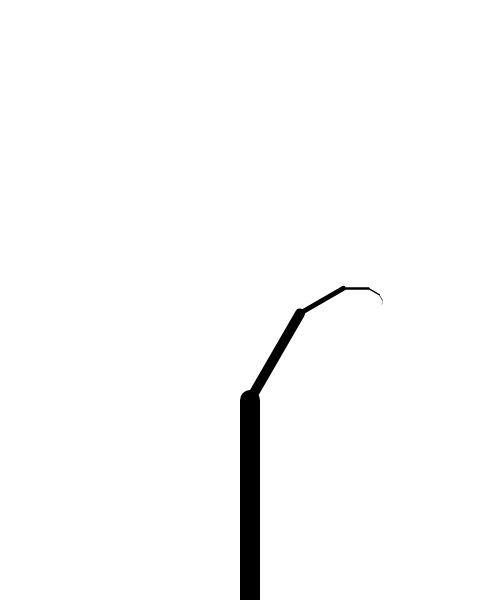
Frame 1 (no input)
Frame 2 (the mouse pressed at the canvas centre, redrawn once): identical to frame 1, image omitted

The p5.js sketch that drew this single still picture (run headless with seeded random() and noise() and a simulated clock; the mouse was pressed at the canvas centre and the sketch redrawn once):

// p5.js sketch
// ── sketch.js
//branch//
var c = 0;

function setup() {
  createCanvas(500, 600);
  background(255);
  translate(width/2,height);
  stroke(0);
  branch(200);
  print(c);
}

function draw() {
  noLoop();

}

function branch(len){
  var angle = PI/6;
  var sw = map(len, 200, 0, 20, 0); //strokeWeight
  strokeWeight(sw);
  line(0,0,0,-len);
  
  push()
  translate(0,-len);
  rotate(angle);
  if(len>1){
    branch(len/2);
  }
  pop();
  c +=1;
}
